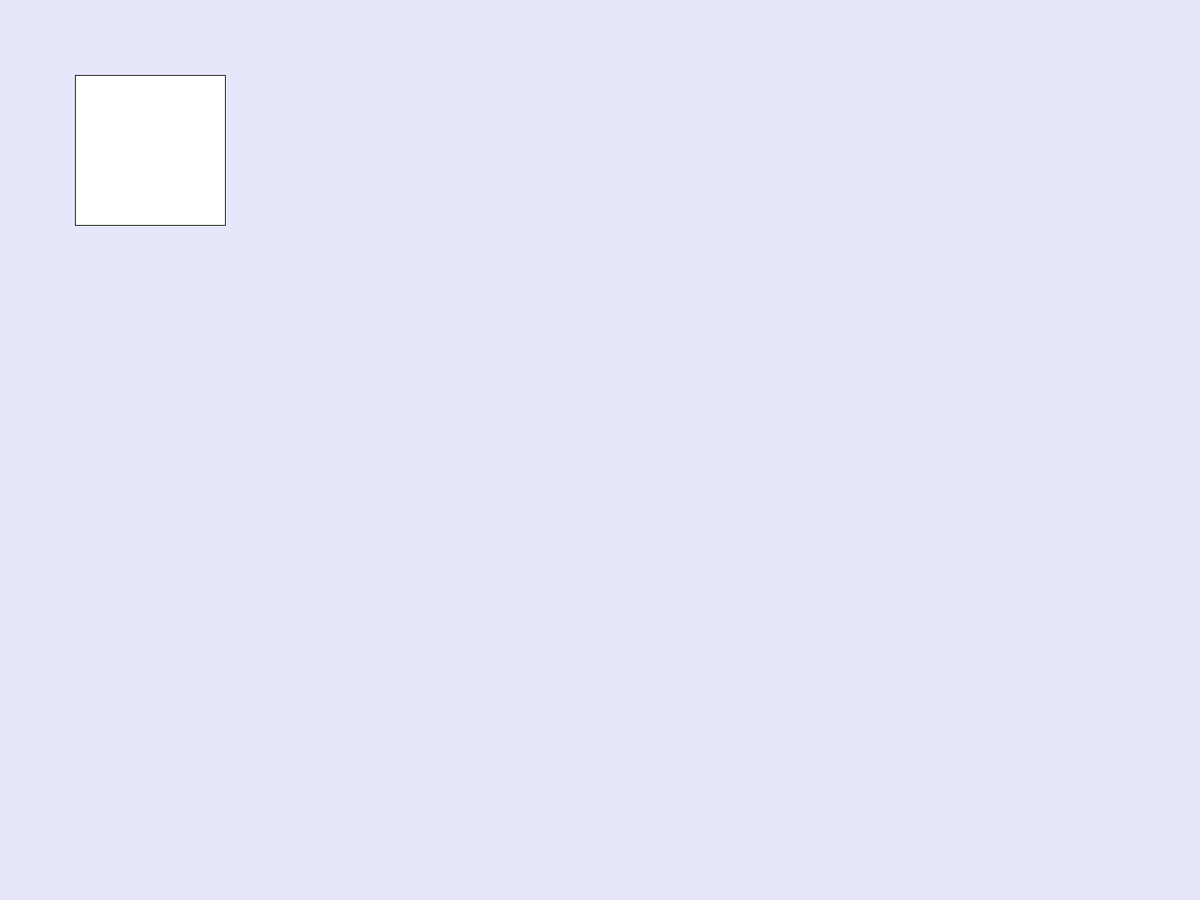
Frame 1 (no input)
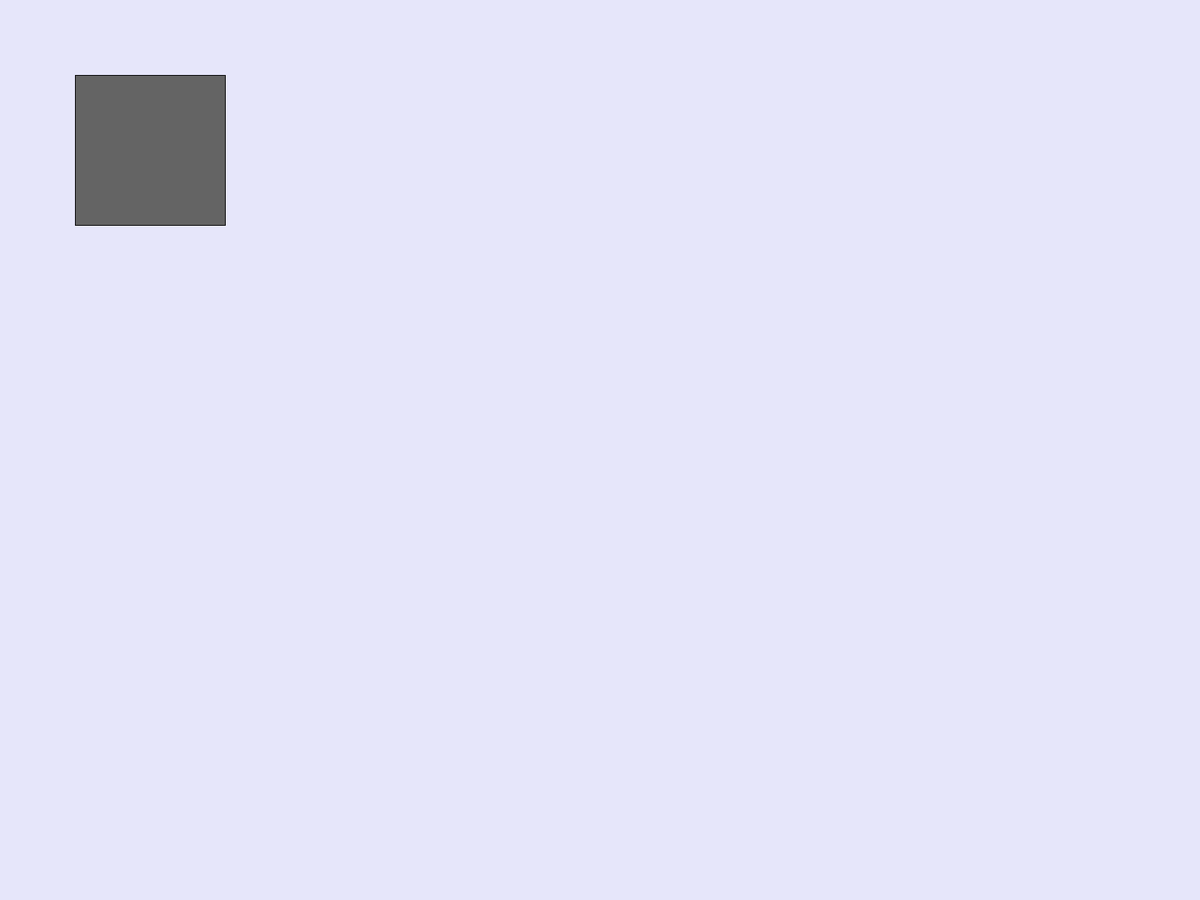
Frame 60 (the mouse pressed at the canvas centre just before this capture)
Frame 120 (the mouse held since frame 60 and released just before this capture): identical to frame 60, image omitted

The Processing sketch that drew these frames (run headless with seeded random() and noise(); from frame 60 on, the mouse is pressed at the canvas centre):

// Processing sketch: sketch_180228a
// ── sketch_180228a.pde
int buttonColor=255;
int bx=100;
int by=100;
int w=200;
int h=200;

void setup(){
background(#E6E6FA);
fullScreen();
}

void draw(){
fill(buttonColor);
rect(bx, by, w, h);
if (mouseX > bx && mouseX < bx+w &&
    mouseY > by && mouseY < by+h) {
    buttonColor = color(255, 0, 0);
  } else {
    buttonColor = color(100);
  }
if (mouseX > bx && mouseX < bx+w &&
    mouseY > by && mouseY < by+h) {//hover
    buttonColor = color(255, 0, 0);
    if(mousePressed){//click
         buttonColor = color(random(255), random(255), random(255));
    }
  } else {
    buttonColor = color(100);
  }
}
